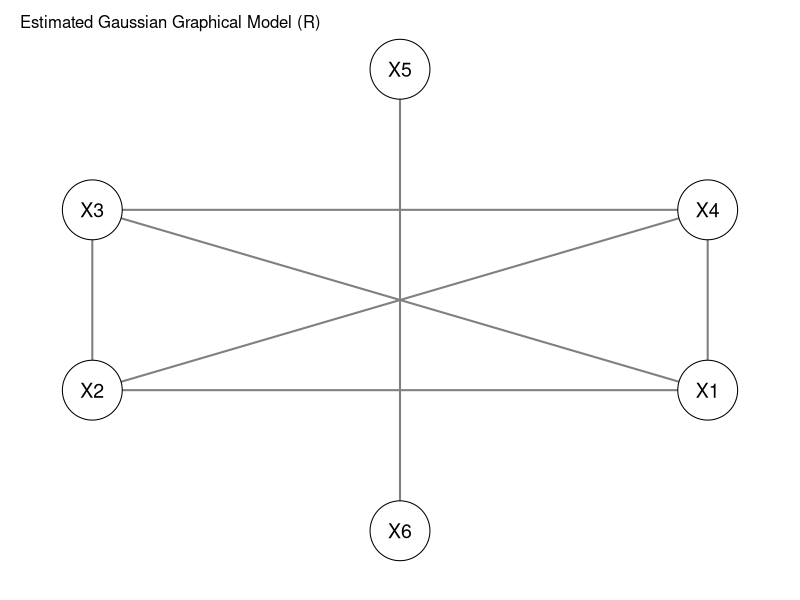
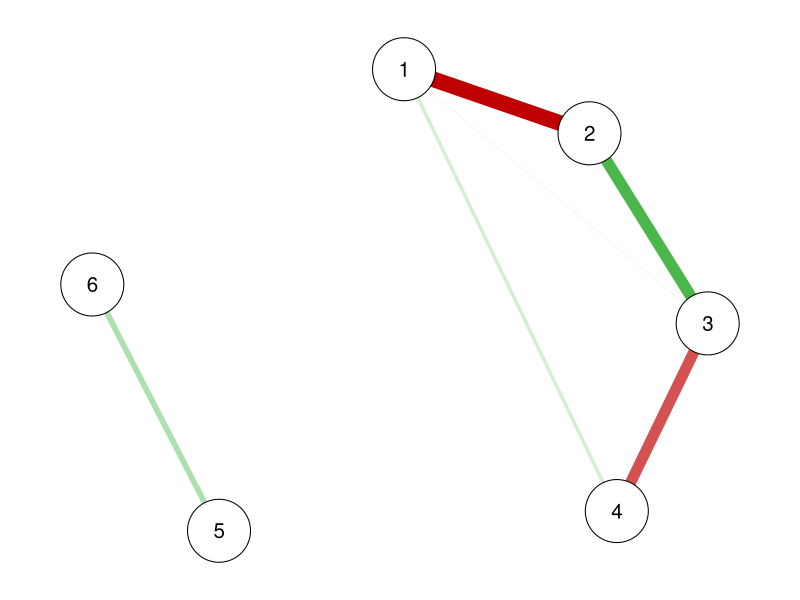
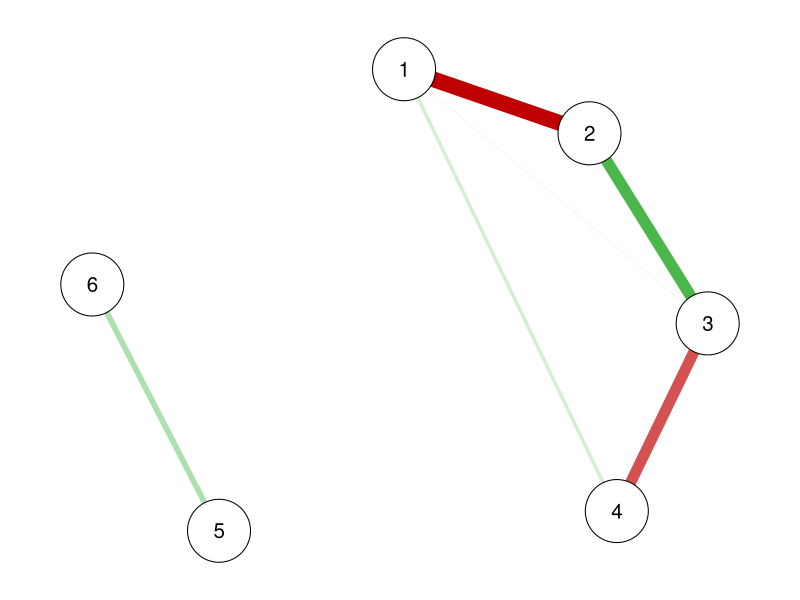

Write R code to recreate these figures, in order. (Note: this script raises an error after producing the figures.)
#Import Libraries
library(mvtnorm)
library(glasso)
library(qgraph)

set.seed(42)
n <- 200       # number of samples
p <- 6         # number of variables

# Step 1: Define the true precision matrix (sparse)
Theta <- matrix(0, p, p)
Theta[1,2] <- Theta[2,1] <- 0.6
Theta[2,3] <- Theta[3,2] <- -0.4
Theta[3,4] <- Theta[4,3] <- 0.5
Theta[5,6] <- Theta[6,5] <- -0.3
diag(Theta) <- 1

# Step 2: Generate multivariate normal data
Sigma <- solve(Theta)  # Covariance matrix is inverse of precision
data <- rmvnorm(n, mean = rep(0, p), sigma = Sigma)

# Step 3: Standardize the data
data_scaled <- scale(data)

# Step 4: Estimate the graphical model using graphical lasso
S <- cov(data_scaled)  # Empirical covariance
glasso_fit <- glasso(S, rho = 0.1)  # rho is the regularization parameter

# Step 5: Extract and visualize the graph
adjacency <- abs(glasso_fit$wi) > 1e-4  # precision matrix thresholded
diag(adjacency) <- 0  # remove self-loops
colnames(adjacency) <- rownames(adjacency) <- paste0("X", 1:p)

# Visualize using qgraph
qgraph(adjacency, layout = "spring", vsize = 8,
       title = "Estimated Gaussian Graphical Model (R)",
       labels = colnames(adjacency))


Theta_hat <- glasso_fit$wi  # estimated precision matrix
D <- sqrt(diag(Theta_hat))
partial_corr <- -Theta_hat / (D %*% t(D))
diag(partial_corr) <- 1  # ensure diagonal is 1

round(partial_corr, 2)  # display partial correlations

# Force symmetry
partial_corr_sym <- (partial_corr + t(partial_corr)) / 2

# Plot the network
qgraph(partial_corr_sym, graph = "cor", layout = "spring")

# Plot and store graph object
graph_obj <- qgraph(partial_corr_sym, graph = "cor", layout = "spring")

# Use core centrality function
centrality <- centrality(graph_obj)

# View centrality metrics
print(centrality)
centralityPlot(centrality)


barplot(centrality$OutDegree,
        names.arg = paste0("X", 1:6),
        col = "steelblue",
        main = "Node Strength (OutDegree)",
        ylab = "Strength")
